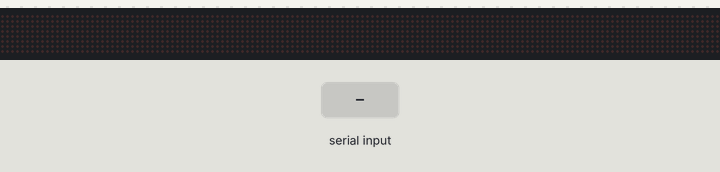
This sketch was run on a simulated Arduino Uno, built with avr-gcc and run on an emulated ATmega328P. On the bench: 224×8 LED matrix. Inputs (shaded band) come from the test bench.

Above: at 0.48 s.
At 1.2 s:
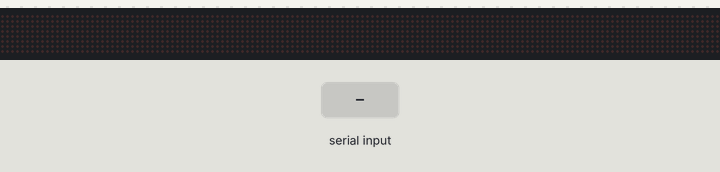
1.3 s: "1\n" received over Serial
At 11.06 s:
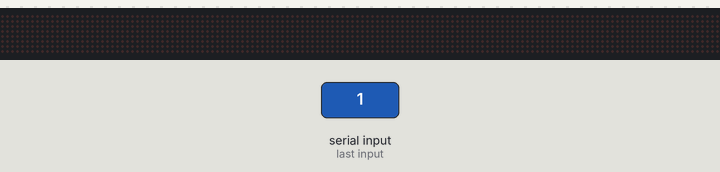
Timing chart, 0 to 12.6 s (numbered marks = the images above; inputs shaded):
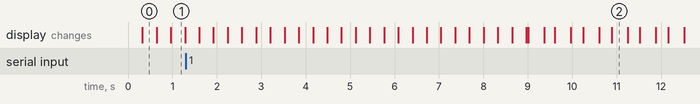

The sketch:

olea-leds-arduino.ino
```cpp
#include <MD_Parola.h>
#include <MD_MAX72xx.h>
#include <SPI.h>

#define HARDWARE_TYPE MD_MAX72XX::FC16_HW//Para invertir el sentido
#define MAX_DEVICES 28
#define CLK_PIN   13 //18
#define DATA_PIN  11 //23
#define CS_PIN    10 //5
#define CS2_PIN   9//27
#define CS3_PIN   8

// HARDWARE SPI
MD_Parola P = MD_Parola(HARDWARE_TYPE, CS_PIN, MAX_DEVICES);

uint8_t scrollSpeed = 40;    // default frame delay value
textEffect_t scrollEffect = PA_SCROLL_LEFT;
textPosition_t scrollAlign = PA_LEFT;
uint16_t scrollPause = 0; // in milliseconds

// Global message buffers shared by Serial and Scrolling functions
#define	BUF_SIZE	128
char curMessage[BUF_SIZE] = { "" };
char newMessage[BUF_SIZE] = { "Test, 123!" };
bool newMessageAvailable = true;

void readSerial(void)
{
  static char *cp = newMessage;

  while (Serial.available())
  {
    *cp = (char)Serial.read();
    if ((*cp == '\n') || (cp - newMessage >= BUF_SIZE - 2)) // end of message character or full buffer
    {
      *cp = '\0'; // end the string
      // restart the index for next filling spree and flag we have a message waiting
      cp = newMessage;
      newMessageAvailable = true;
    }
    else  // move char pointer to next position
      cp++;
  }
}

void setup()
{
  Serial.begin(9600);
  //Serial.print("\n[Parola Scrolling Display]\nType a message for the scrolling display\nEnd message line with a newline");

  P.begin();
  P.setIntensity(8 );
  P.displayText(curMessage, scrollAlign, scrollSpeed, scrollPause, scrollEffect, scrollEffect);
}

void loop()
{
  if (P.displayAnimate())
  {
    if (newMessageAvailable)
    {
      strcpy(curMessage, newMessage);
      newMessageAvailable = false;
      P.displayReset();
    }
    readSerial();
  }

}
```
